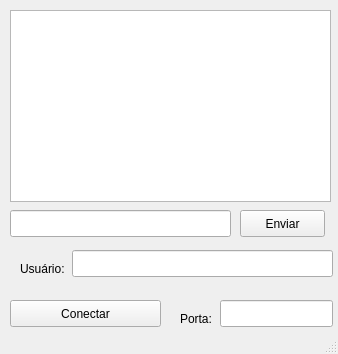
<?xml version="1.0" encoding="UTF-8"?>
<ui version="4.0">
 <class>MainWindow</class>
 <widget class="QMainWindow" name="MainWindow">
  <property name="geometry">
   <rect>
    <x>0</x>
    <y>0</y>
    <width>338</width>
    <height>354</height>
   </rect>
  </property>
  <property name="windowTitle">
   <string>Chat</string>
  </property>
  <widget class="QWidget" name="centralwidget">
   <widget class="QListWidget" name="listWidget_view">
    <property name="geometry">
     <rect>
      <x>10</x>
      <y>10</y>
      <width>321</width>
      <height>192</height>
     </rect>
    </property>
   </widget>
   <widget class="QPushButton" name="pushButton_enviar">
    <property name="geometry">
     <rect>
      <x>240</x>
      <y>210</y>
      <width>85</width>
      <height>27</height>
     </rect>
    </property>
    <property name="text">
     <string>Enviar</string>
    </property>
   </widget>
   <widget class="QPushButton" name="pushButton_conectar">
    <property name="geometry">
     <rect>
      <x>10</x>
      <y>300</y>
      <width>151</width>
      <height>27</height>
     </rect>
    </property>
    <property name="text">
     <string>Conectar</string>
    </property>
   </widget>
   <widget class="QLineEdit" name="lineEdit_msg">
    <property name="geometry">
     <rect>
      <x>10</x>
      <y>210</y>
      <width>221</width>
      <height>27</height>
     </rect>
    </property>
   </widget>
   <widget class="QLineEdit" name="lineEdit_usuario">
    <property name="geometry">
     <rect>
      <x>72</x>
      <y>250</y>
      <width>261</width>
      <height>27</height>
     </rect>
    </property>
   </widget>
   <widget class="QLabel" name="label">
    <property name="geometry">
     <rect>
      <x>20</x>
      <y>260</y>
      <width>56</width>
      <height>17</height>
     </rect>
    </property>
    <property name="text">
     <string>Usuário:</string>
    </property>
   </widget>
   <widget class="QLabel" name="label_2">
    <property name="geometry">
     <rect>
      <x>180</x>
      <y>310</y>
      <width>41</width>
      <height>17</height>
     </rect>
    </property>
    <property name="text">
     <string>Porta:</string>
    </property>
   </widget>
   <widget class="QLineEdit" name="lineEdit_porta">
    <property name="geometry">
     <rect>
      <x>220</x>
      <y>300</y>
      <width>113</width>
      <height>27</height>
     </rect>
    </property>
   </widget>
  </widget>
  <widget class="QStatusBar" name="statusbar"/>
 </widget>
 <resources/>
 <connections/>
</ui>
